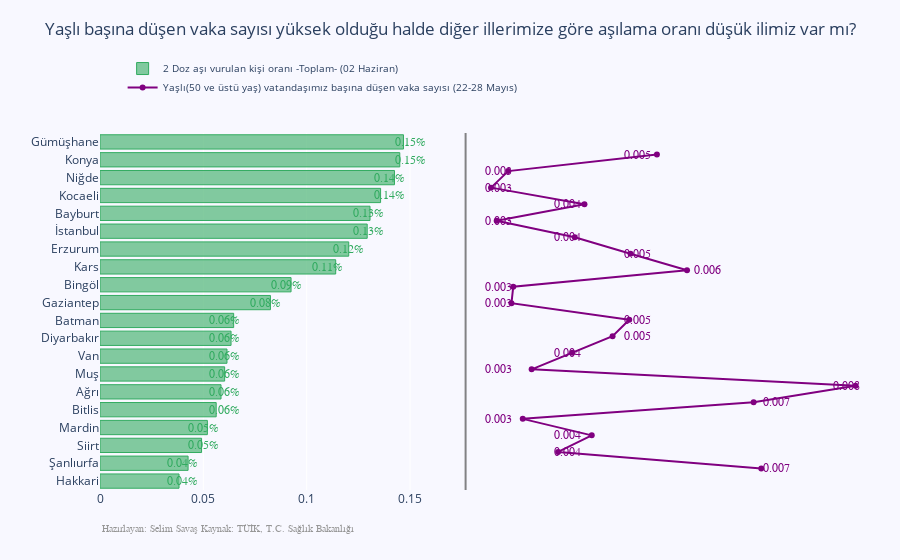

Notebook code for this chart:
### Code cell
import plotly.graph_objects as go
from plotly.subplots import make_subplots

import numpy as np

veri_paleti_v5 = veri_paleti_v5.sort_values('AsiOrani')

y_saving = veri_paleti_v5['AsiOrani']
y_net_worth = veri_paleti_v5['YasliBasinaDusenVakaSayisi']
x = veri_paleti_v5.index


# Creating two subplots
fig = make_subplots(rows=1, cols=2, specs=[[{}, {}]], shared_xaxes=True,
                    shared_yaxes=False, vertical_spacing=0.001)

fig.append_trace(go.Bar(
    x=y_saving,
    y=x,
    marker=dict(
        color='rgba(50, 171, 96, 0.6)',
        line=dict(
            color='rgba(50, 171, 96, 1.0)',
            width=1),
    ),
    name='2 Doz aşı vurulan kişi oranı -Toplam- (02 Haziran)',
    orientation='h',
), 1, 1)

fig.append_trace(go.Scatter(
    x=y_net_worth, y=x,
    mode='lines+markers',
    line_color='rgb(128, 0, 128)',
    name='Yaşlı(50 ve üstü yaş) vatandaşımız başına düşen vaka sayısı (22-28 Mayıs)',
), 1, 2)

fig.update_layout(
    title='Yaşlı başına düşen vaka sayısı yüksek olduğu halde diğer illerimize göre aşılama oranı düşük ilimiz var mı?',
    yaxis=dict(
        showgrid=False,
        showline=False,
        showticklabels=True,
        domain=[0, 0.85],
    ),
    yaxis2=dict(
        showgrid=False,
        showline=True,
        showticklabels=False,
        linecolor='rgba(102, 102, 102, 0.8)',
        linewidth=2,
        domain=[0, 0.85],
    ),
    xaxis=dict(
        zeroline=False,
        showline=False,
        showticklabels=True,
        showgrid=True,
        domain=[0, 0.42],
    ),
    xaxis2=dict(
        zeroline=False,
        showline=False,
        showticklabels=True,
        showgrid=True,
        domain=[0.47, 1],
        side='top',
        dtick=25000,
    ),
    legend=dict(x=0.029, y=1.038, font_size=10),
    margin=dict(l=100, r=20, t=70, b=70),
    paper_bgcolor='rgb(248, 248, 255)',
    plot_bgcolor='rgb(248, 248, 255)',
)

annotations = []

y_s = np.round(y_saving, decimals=2)
y_nw = np.round(y_net_worth, decimals=3)

# Adding labels
for ydn, yd, xd in zip(y_nw, y_s, x):
    # labeling the scatter savings
    annotations.append(dict(xref='x2', yref='y2',
                            y=xd, x=ydn,
                            text=ydn,
                            font=dict(family='Arial', size=12,
                                      color='rgb(128, 0, 128)'),
                            showarrow=False))
    # labeling the bar net worth
    annotations.append(dict(xref='x1', yref='y1',
                            y=xd, x=yd,
                            text=str(yd) + '%',
                            font=dict(family='Arial', size=12,
                                      color='rgb(50, 171, 96)'),
                            showarrow=False))
# Source
annotations.append(dict(xref='paper', yref='paper',
                        x=0, y=-0.109,
                        text='Hazırlayan: Selim Savaş'+ ' Kaynak: TÜİK, T.C. Sağlık Bakanlığı',
                        font=dict(family='Arial', size=10, color='rgb(150,150,150)'),
                        showarrow=False))

fig.update_layout(annotations=annotations)

fig.show()

### Figure 1 — Plotly figure (JSON) as saved in the notebook; plotly's stock layout.template omitted (floating-point values rounded to 4 significant figures)
{"data": [{"marker": {"color": "rgba(50, 171, 96, 0.6)", "line": {"color": "rgba(50, 171, 96, 1.0)", "width": 1}}, "name": "2 Doz aşı vurulan kişi oranı -Toplam- (02 Haziran)", "orientation": "h", "type": "bar", "x": [0.03823, 0.0426, 0.04912, 0.05193, 0.05621, 0.05854, 0.06029, 0.06142, 0.06339, 0.06465, 0.08245, 0.09242, 0.114, 0.1203, 0.1293, 0.1306, 0.1357, 0.1424, 0.145, 0.1468], "xaxis": "x", "y": ["Hakkari", "Şanlıurfa", "Siirt", "Mardin", "Bitlis", "Ağrı", "Muş", "Van", "Diyarbakır", "Batman", "Gaziantep", "Bingöl", "Kars", "Erzurum", "İstanbul", "Bayburt", "Kocaeli", "Niğde", "Konya", "Gümüşhane"], "yaxis": "y"}, {"line": {"color": "rgb(128, 0, 128)"}, "mode": "lines+markers", "name": "Yaşlı(50 ve üstü yaş) vatandaşımız başına düşen vaka sayısı (22-28 Mayıs)", "type": "scatter", "x": [0.006779, 0.003859, 0.004343, 0.003352, 0.006669, 0.008134, 0.003479, 0.004063, 0.004642, 0.004882, 0.003189, 0.003215, 0.005712, 0.0049, 0.004099, 0.002977, 0.004238, 0.002896, 0.003143, 0.005279], "xaxis": "x2", "y": ["Hakkari", "Şanlıurfa", "Siirt", "Mardin", "Bitlis", "Ağrı", "Muş", "Van", "Diyarbakır", "Batman", "Gaziantep", "Bingöl", "Kars", "Erzurum", "İstanbul", "Bayburt", "Kocaeli", "Niğde", "Konya", "Gümüşhane"], "yaxis": "y2"}], "layout": {"annotations": [{"font": {"color": "rgb(128, 0, 128)", "family": "Arial", "size": 12}, "showarrow": false, "text": "0.007", "x": 0.007, "xref": "x2", "y": "Hakkari", "yref": "y2"}, {"font": {"color": "rgb(50, 171, 96)", "family": "Arial", "size": 12}, "showarrow": false, "text": "0.04%", "x": 0.04, "xref": "x", "y": "Hakkari", "yref": "y"}, {"font": {"color": "rgb(128, 0, 128)", "family": "Arial", "size": 12}, "showarrow": false, "text": "0.004", "x": 0.004, "xref": "x2", "y": "Şanlıurfa", "yref": "y2"}, {"font": {"color": "rgb(50, 171, 96)", "family": "Arial", "size": 12}, "showarrow": false, "text": "0.04%", "x": 0.04, "xref": "x", "y": "Şanlıurfa", "yref": "y"}, {"font": {"color": "rgb(128, 0, 128)", "family": "Arial", "size": 12}, "showarrow": false, "text": "0.004", "x": 0.004, "xref": "x2", "y": "Siirt", "yref": "y2"}, {"font": {"color": "rgb(50, 171, 96)", "family": "Arial", "size": 12}, "showarrow": false, "text": "0.05%", "x": 0.05, "xref": "x", "y": "Siirt", "yref": "y"}, {"font": {"color": "rgb(128, 0, 128)", "family": "Arial", "size": 12}, "showarrow": false, "text": "0.003", "x": 0.003, "xref": "x2", "y": "Mardin", "yref": "y2"}, {"font": {"color": "rgb(50, 171, 96)", "family": "Arial", "size": 12}, "showarrow": false, "text": "0.05%", "x": 0.05, "xref": "x", "y": "Mardin", "yref": "y"}, {"font": {"color": "rgb(128, 0, 128)", "family": "Arial", "size": 12}, "showarrow": false, "text": "0.007", "x": 0.007, "xref": "x2", "y": "Bitlis", "yref": "y2"}, {"font": {"color": "rgb(50, 171, 96)", "family": "Arial", "size": 12}, "showarrow": false, "text": "0.06%", "x": 0.06, "xref": "x", "y": "Bitlis", "yref": "y"}, {"font": {"color": "rgb(128, 0, 128)", "family": "Arial", "size": 12}, "showarrow": false, "text": "0.008", "x": 0.008, "xref": "x2", "y": "Ağrı", "yref": "y2"}, {"font": {"color": "rgb(50, 171, 96)", "family": "Arial", "size": 12}, "showarrow": false, "text": "0.06%", "x": 0.06, "xref": "x", "y": "Ağrı", "yref": "y"}, {"font": {"color": "rgb(128, 0, 128)", "family": "Arial", "size": 12}, "showarrow": false, "text": "0.003", "x": 0.003, "xref": "x2", "y": "Muş", "yref": "y2"}, {"font": {"color": "rgb(50, 171, 96)", "family": "Arial", "size": 12}, "showarrow": false, "text": "0.06%", "x": 0.06, "xref": "x", "y": "Muş", "yref": "y"}, {"font": {"color": "rgb(128, 0, 128)", "family": "Arial", "size": 12}, "showarrow": false, "text": "0.004", "x": 0.004, "xref": "x2", "y": "Van", "yref": "y2"}, {"font": {"color": "rgb(50, 171, 96)", "family": "Arial", "size": 12}, "showarrow": false, "text": "0.06%", "x": 0.06, "xref": "x", "y": "Van", "yref": "y"}, {"font": {"color": "rgb(128, 0, 128)", "family": "Arial", "size": 12}, "showarrow": false, "text": "0.005", "x": 0.005, "xref": "x2", "y": "Diyarbakır", "yref": "y2"}, {"font": {"color": "rgb(50, 171, 96)", "family": "Arial", "size": 12}, "showarrow": false, "text": "0.06%", "x": 0.06, "xref": "x", "y": "Diyarbakır", "yref": "y"}, {"font": {"color": "rgb(128, 0, 128)", "family": "Arial", "size": 12}, "showarrow": false, "text": "0.005", "x": 0.005, "xref": "x2", "y": "Batman", "yref": "y2"}, {"font": {"color": "rgb(50, 171, 96)", "family": "Arial", "size": 12}, "showarrow": false, "text": "0.06%", "x": 0.06, "xref": "x", "y": "Batman", "yref": "y"}, {"font": {"color": "rgb(128, 0, 128)", "family": "Arial", "size": 12}, "showarrow": false, "text": "0.003", "x": 0.003, "xref": "x2", "y": "Gaziantep", "yref": "y2"}, {"font": {"color": "rgb(50, 171, 96)", "family": "Arial", "size": 12}, "showarrow": false, "text": "0.08%", "x": 0.08, "xref": "x", "y": "Gaziantep", "yref": "y"}, {"font": {"color": "rgb(128, 0, 128)", "family": "Arial", "size": 12}, "showarrow": false, "text": "0.003", "x": 0.003, "xref": "x2", "y": "Bingöl", "yref": "y2"}, {"font": {"color": "rgb(50, 171, 96)", "family": "Arial", "size": 12}, "showarrow": false, "text": "0.09%", "x": 0.09, "xref": "x", "y": "Bingöl", "yref": "y"}, {"font": {"color": "rgb(128, 0, 128)", "family": "Arial", "size": 12}, "showarrow": false, "text": "0.006", "x": 0.006, "xref": "x2", "y": "Kars", "yref": "y2"}, {"font": {"color": "rgb(50, 171, 96)", "family": "Arial", "size": 12}, "showarrow": false, "text": "0.11%", "x": 0.11, "xref": "x", "y": "Kars", "yref": "y"}, {"font": {"color": "rgb(128, 0, 128)", "family": "Arial", "size": 12}, "showarrow": false, "text": "0.005", "x": 0.005, "xref": "x2", "y": "Erzurum", "yref": "y2"}, {"font": {"color": "rgb(50, 171, 96)", "family": "Arial", "size": 12}, "showarrow": false, "text": "0.12%", "x": 0.12, "xref": "x", "y": "Erzurum", "yref": "y"}, {"font": {"color": "rgb(128, 0, 128)", "family": "Arial", "size": 12}, "showarrow": false, "text": "0.004", "x": 0.004, "xref": "x2", "y": "İstanbul", "yref": "y2"}, {"font": {"color": "rgb(50, 171, 96)", "family": "Arial", "size": 12}, "showarrow": false, "text": "0.13%", "x": 0.13, "xref": "x", "y": "İstanbul", "yref": "y"}, {"font": {"color": "rgb(128, 0, 128)", "family": "Arial", "size": 12}, "showarrow": false, "text": "0.003", "x": 0.003, "xref": "x2", "y": "Bayburt", "yref": "y2"}, {"font": {"color": "rgb(50, 171, 96)", "family": "Arial", "size": 12}, "showarrow": false, "text": "0.13%", "x": 0.13, "xref": "x", "y": "Bayburt", "yref": "y"}, {"font": {"color": "rgb(128, 0, 128)", "family": "Arial", "size": 12}, "showarrow": false, "text": "0.004", "x": 0.004, "xref": "x2", "y": "Kocaeli", "yref": "y2"}, {"font": {"color": "rgb(50, 171, 96)", "family": "Arial", "size": 12}, "showarrow": false, "text": "0.14%", "x": 0.14, "xref": "x", "y": "Kocaeli", "yref": "y"}, {"font": {"color": "rgb(128, 0, 128)", "family": "Arial", "size": 12}, "showarrow": false, "text": "0.003", "x": 0.003, "xref": "x2", "y": "Niğde", "yref": "y2"}, {"font": {"color": "rgb(50, 171, 96)", "family": "Arial", "size": 12}, "showarrow": false, "text": "0.14%", "x": 0.14, "xref": "x", "y": "Niğde", "yref": "y"}, {"font": {"color": "rgb(128, 0, 128)", "family": "Arial", "size": 12}, "showarrow": false, "text": "0.003", "x": 0.003, "xref": "x2", "y": "Konya", "yref": "y2"}, {"font": {"color": "rgb(50, 171, 96)", "family": "Arial", "size": 12}, "showarrow": false, "text": "0.15%", "x": 0.15, "xref": "x", "y": "Konya", "yref": "y"}, {"font": {"color": "rgb(128, 0, 128)", "family": "Arial", "size": 12}, "showarrow": false, "text": "0.005", "x": 0.005, "xref": "x2", "y": "Gümüşhane", "yref": "y2"}, {"font": {"color": "rgb(50, 171, 96)", "family": "Arial", "size": 12}, "showarrow": false, "text": "0.15%", "x": 0.15, "xref": "x", "y": "Gümüşhane", "yref": "y"}, {"font": {"color": "rgb(150,150,150)", "family": "Arial", "size": 10}, "showarrow": false, "text": "Hazırlayan: Selim Savaş Kaynak: TÜİK, T.C. Sağlık Bakanlığı", "x": 0, "xref": "paper", "y": -0.109, "yref": "paper"}], "legend": {"font": {"size": 10}, "x": 0.029, "y": 1.038}, "margin": {"b": 70, "l": 100, "r": 20, "t": 70}, "paper_bgcolor": "rgb(248, 248, 255)", "plot_bgcolor": "rgb(248, 248, 255)", "title": {"text": "Yaşlı başına düşen vaka sayısı yüksek olduğu halde diğer illerimize göre aşılama oranı düşük ilimiz var mı?"}, "xaxis": {"anchor": "y", "domain": [0, 0.42], "showgrid": true, "showline": false, "showticklabels": true, "zeroline": false}, "xaxis2": {"anchor": "y2", "domain": [0.47, 1], "dtick": 25000, "showgrid": true, "showline": false, "showticklabels": true, "side": "top", "zeroline": false}, "yaxis": {"anchor": "x", "domain": [0, 0.85], "showgrid": false, "showline": false, "showticklabels": true}, "yaxis2": {"anchor": "x2", "domain": [0, 0.85], "linecolor": "rgba(102, 102, 102, 0.8)", "linewidth": 2, "showgrid": false, "showline": true, "showticklabels": false}}}
